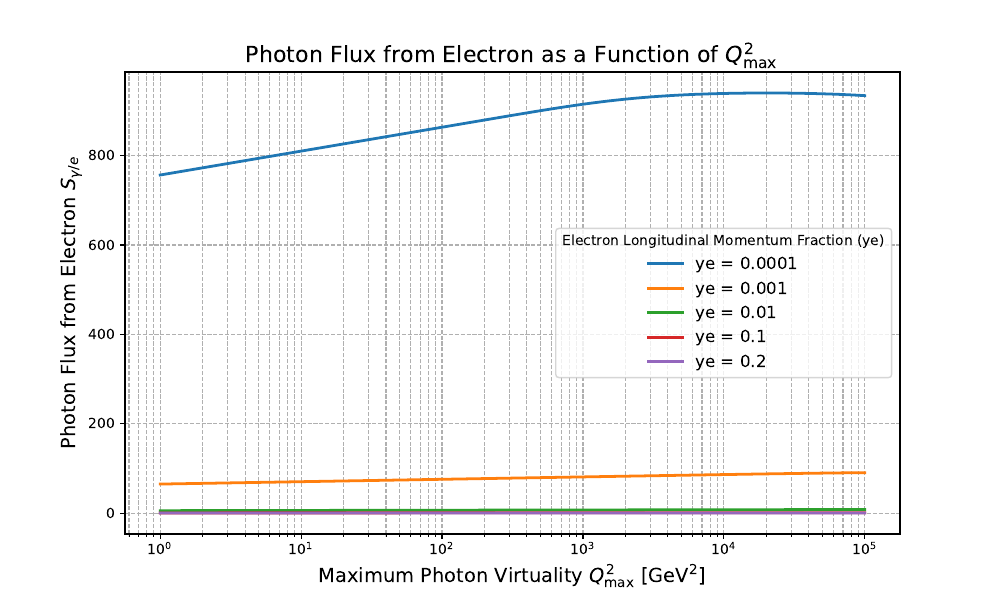

The Python source for this figure:
import numpy as np
import math
import scipy.integrate as integrate
import matplotlib.pyplot as plt

# Constants in GeV
ALPHA2PI = 7.2973525693e-3 / math.pi  # Fine structure constant divided by pi
emass = 5.1099895e-4  # Electron mass in GeV
W = 1000  # Fixed value of W in GeV

# Minimum Photon Virtuality
def qmin2(mass, y):
    return mass * mass * y * y / (1 - y)




# Suppression Factor for Large Photon Virtuality (Exponential Form)
def suppression_factor(Q2, W, c=0.1):
    return np.exp(-Q2 / (c * W**2))

# Elastic Photon Flux from Electron (with full Q2 integration)
def flux_y_electron(ye, qmax2, W):
    if ye <= 0 or ye >= 1:
        return 0.0
    qmin2v = qmin2(emass, ye)

    # Integration over Q2 from qmin2 to qmax2
    def integrand(Q2):
        y1 = 0.5 * (1.0 + (1.0 - ye) ** 2) / ye
        y2 = (1.0 - ye) / ye
        flux1 = y1 / Q2
        flux2 = y2 / qmax2
        suppression = suppression_factor(Q2, W)  # Apply suppression factor for large virtualities
        return (flux1 - flux2) * suppression

    try:
        result, _ = integrate.quad(integrand, qmin2v, qmax2, epsrel=1e-4)
    except integrate.IntegrationWarning:
        print(f"Warning: Integration for electron flux did not converge for ye={ye}")
        result = 0.0
    except Exception as e:
        print(f"Error during integration for electron flux: {e}")
        result = 0.0

    return ALPHA2PI * result



# Parameters
qmax2_values = np.logspace(0, 5, 100)  # qmax2 values from 1 to 100000 in log scale
ye_values = [0.0001, 0.001, 0.01, 0.1, 0.2]  # Values of ye to be plotted

# Calculate flux for different values of ye and qmax2
flux_results = {ye: [flux_y_electron(ye, qmax2, W) for qmax2 in qmax2_values] for ye in ye_values}

# Plotting the flux as a function of qmax2 for different values of ye
plt.figure(figsize=(10, 6))

for ye, flux in flux_results.items():
    plt.plot(qmax2_values, flux, linewidth=2, label=f'ye = {ye}')

plt.xscale('log')
plt.xlabel(r'Maximum Photon Virtuality $Q^2_{\rm max}$ [GeV$^2$]', fontsize=14)
plt.ylabel(r'Photon Flux from Electron $S_{\gamma/e}$', fontsize=14)
plt.title(r'Photon Flux from Electron as a Function of $Q^2_{\mathrm{max}}$', fontsize=16)
plt.grid(True, which="both", linestyle="--")
plt.legend(title='Electron Longitudinal Momentum Fraction (ye)', fontsize=12)

# Save the plot as a PDF file
plt.savefig("flux_y_electron_vs_qmax2_plot.pdf")
plt.savefig("flux_y_electron_vs_qmax2_plot.jpg")


# Show the plot
plt.show()
